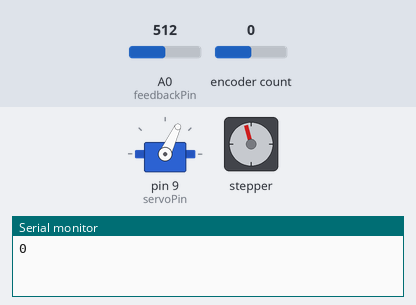
This sketch was run on a simulated Arduino Uno, built with avr-gcc and run on an emulated ATmega328P. Parts: servo, stepper motor, the last lines printed to the serial monitor. Inputs (shaded band) come from the test bench; at power-on: A0 (feedbackPin) = 512, encoder count 0. Stepper angles assume 1600 steps per turn.

Above: at 0.15 s.
At 4.9 s:
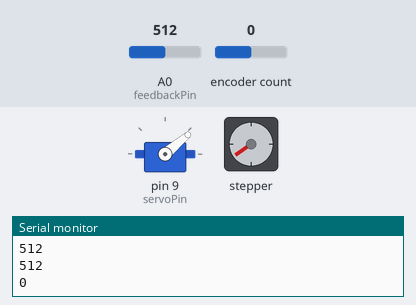
At 20.7 s:
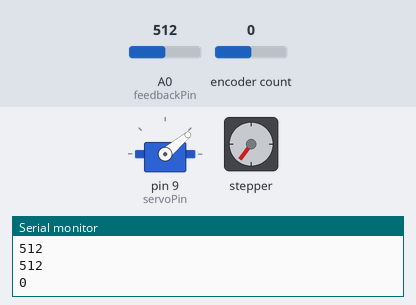
At 36.4 s:
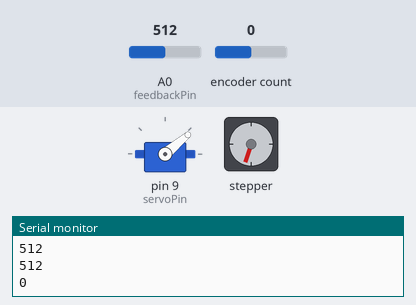
Timing chart, 0 to 40.0 s (numbered marks = the images above):
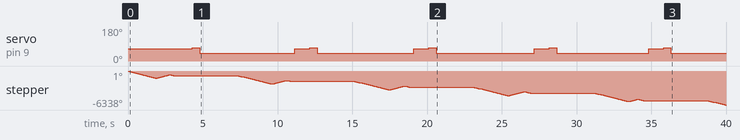

Measured:
- by itself, servo on pin 9 (servoPin): repeats every 7.9 s: 40° 6.4 s, 65° 1.0 s, 70° 0.50 s

The sketch:

ComboSolver.ino
```cpp
#include <Arduino.h>
#include <Encoder.h>
#include <Servo.h>
#include "BasicStepperDriver.h"


Servo myServo;
#define servoPin 9
#define feedbackPin A0

// Motor steps per revolution. Most steppers are 200 steps or 1.8 degrees/step
#define MOTOR_STEPS 200
#define RPM 120

// Since microstepping is set externally, make sure this matches the selected mode
// If it doesn't, the motor will move at a different RPM than chosen
// 1=full step, 2=half step etc.
#define MICROSTEPS 8 //was 1

// All the wires needed for full functionality
#define DIR 4 //was 8
#define STEP 5 //was 9
//Uncomment line to use enable/disable functionality
//#define SLEEP 13

// 2-wire basic config, microstepping is hardwired on the driver
BasicStepperDriver stepper(MOTOR_STEPS, DIR, STEP);

//Uncomment line to use enable/disable functionality
//BasicStepperDriver stepper(MOTOR_STEPS, DIR, STEP, SLEEP);

// Change these two numbers to the pins connected to your encoder.
//   Best Performance: both pins have interrupt capability
//   Good Performance: only the first pin has interrupt capability
//   Low Performance:  neither pin has interrupt capability
Encoder myEnc(2 /*5*/, 3 /*6*/);
//   avoid using pins with LEDs attached
// Optical Rotary Encoder PIN layout from colored end 1,  2,   3,   4,  5
//                                                    0V, N.C, ChB, 5V, ChA

// 14 * 9 = 126
#define FIRST (14 * 9)
// 32 * 9 = 288
#define SECOND (32 * 9)
// 26 * 9 = 234
#define THIRD (26 * 9)

// This variable will help determine whether a second number can be found with the given first and third number.
bool congruency = false;

// This will store the possibilities for the second number.
int secondNumberPossibilities[10];

void setup() {
  Serial.begin(9600);
  myServo.attach(servoPin);
  myServo.write(65);
  stepper.begin(RPM, MICROSTEPS);
  // if using enable/disable on ENABLE pin (active LOW) instead of SLEEP uncomment next line
  stepper.setEnableActiveState(LOW);
  stepper.enable();

  if ((FIRST % 4) == (THIRD % 4)) {
    congruency = true;
    findSecondNumber();
  } else {
    congruency = false;
    Serial.println("First and third number are not congruent by mod 4.");
  }
}

void loop() {
  if (congruency) {
    openLock();
  }

  // pause and allow the motor to be moved by hand
  stepper.disable();
}

void findSecondNumber() {
  //this variable is used to check congruency between the second and third numbers
  int testVariable = ((THIRD % 4) - 2);
  int count = 0;

  for (int i = 0; i < 40; i++) {
    if ((i % 4) == testVariable) {
      secondNumberPossibilities[count] = (i * 9);
      //Serial.println(secondNumberPossibilities[count]);
      count++;
    }
  }
  return;
}

void openLock() {
  /*
   * Try to open the lock for as many possibilities exist for the second number.
   */
  for (int i = 0; i < 10; i++) {
    Serial.println(secondNumberPossibilities[i]/9);
    /*
     * Reset the lock by rotating the stepper counterclockwise three times.
     */
    stepper.rotate(-360*3);
    Serial.println(myEnc.read()/9);
    /*
     * Rotate to first number.
     */
    stepper.rotate(-360+FIRST);
    Serial.println(myEnc.read()/9);
    delay(100);
    /*
     * Rotate to second number.
     */
    //stepper.rotate(360+SECOND-FIRST);
    if (secondNumberPossibilities[i] > FIRST) {
      stepper.rotate(360+secondNumberPossibilities[i]-FIRST); // works for any second number bigger than the first number.
      Serial.println(myEnc.read()/9);
    } else {
      stepper.rotate(360+(360-FIRST)+secondNumberPossibilities[i]); //works for any second number smaller than the first number.
      Serial.println(myEnc.read()/9);
    }
    delay(100);
    /*
     * Rotate to third number.
     */
    //stepper.rotate(-(SECOND-THIRD));
    if (secondNumberPossibilities[i] > THIRD) {
      stepper.rotate(-(abs(secondNumberPossibilities[i]-THIRD)));
      Serial.println(myEnc.read()/9);
    } else {
      stepper.rotate(-(abs(secondNumberPossibilities[i]+(40*9)-THIRD)));
      Serial.println(myEnc.read()/9);
    }
    delay(250);

    openShackle();
    /*
     * Rotate back to zero.
     */
    stepper.rotate(-THIRD-(1*9));
    Serial.println(myEnc.read()/9);
    delay(100);

//    stepper.rotate((secondNumberPossibilities[i]*9));
//    delay(1000);
//    stepper.rotate(-(secondNumberPossibilities[i]*9));
//    delay(1000);
  }
  return;
}

void openShackle(){ // Slowly try to open shackle. If wrong combo,

  int a = 0;
  int b = 1;
  int k=65;
  myServo.write(k);
  delay(500);
  for(k;k<120;k+=5)
  {
    myServo.write(k);
    delay(500);
    a = analogRead(feedbackPin);//mid-80 open-100
    Serial.println(a);
    k+=5;
    myServo.write(k);
    delay(500);
    b = analogRead(feedbackPin);
    Serial.println(b);
    Serial.println(b-a);
    if((b - a < 7)||(b - a > 25 ))//8 sensitivity allows enough force against the shackle to lift it open but small enough to stop trying
     {                           // 25 because sometimes when its too much force, the servo is around 34. not sure why but its pretty consitant
      myServo.write(k-30);       //and 34 is also a number that should open the shackle but doesnt
      delay(2500);
      a = analogRead(feedbackPin);//mid-80 open-100
      Serial.println("Did not open shackle");
      Serial.println(k);
      break;
      }
      myServo.write(65);
    }

}
```
